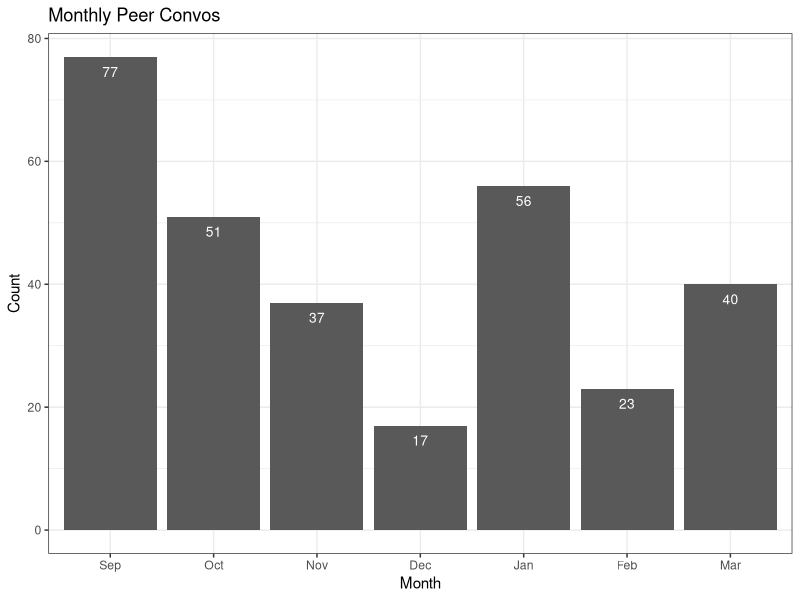
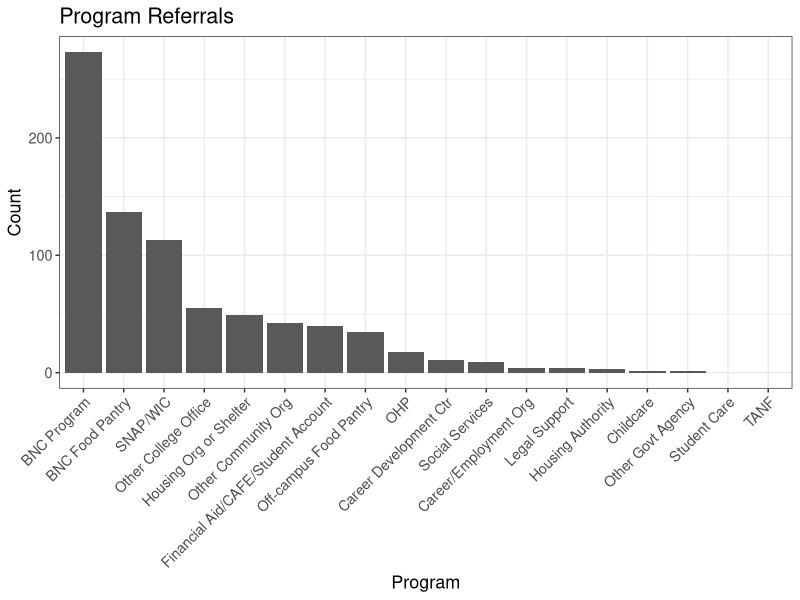
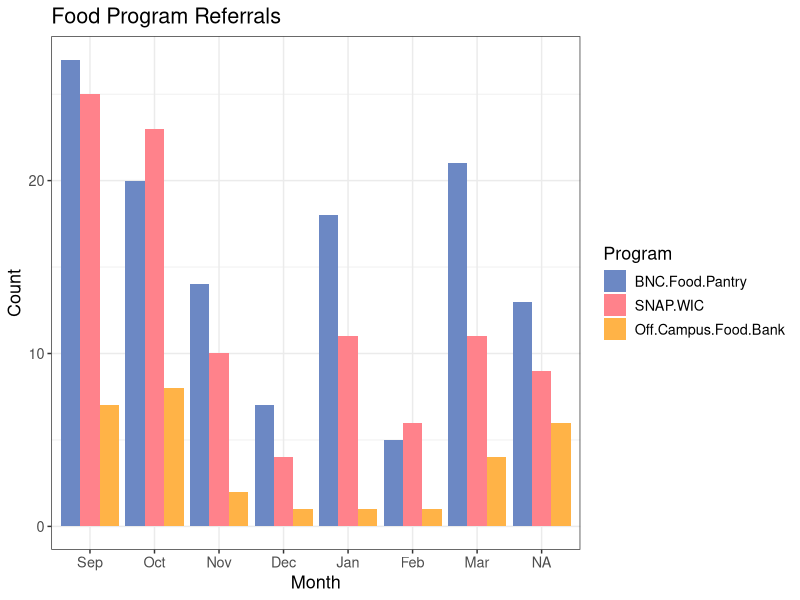
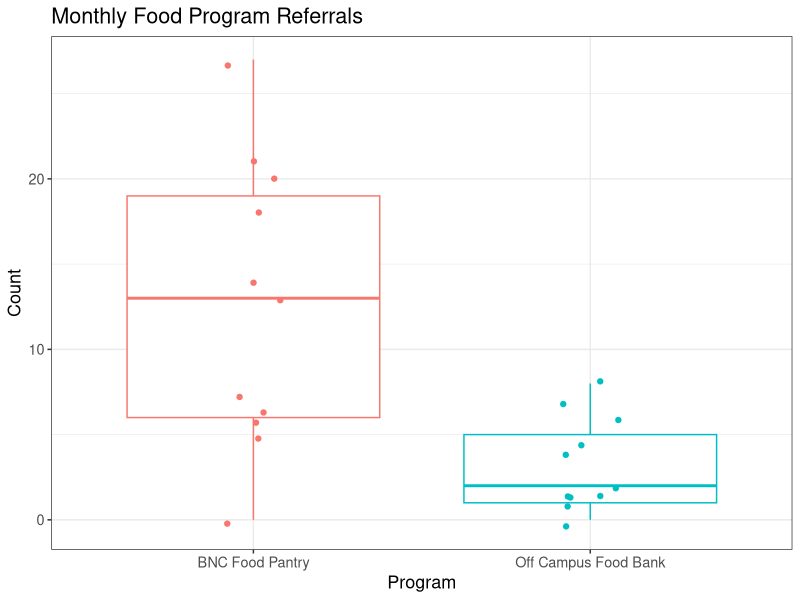
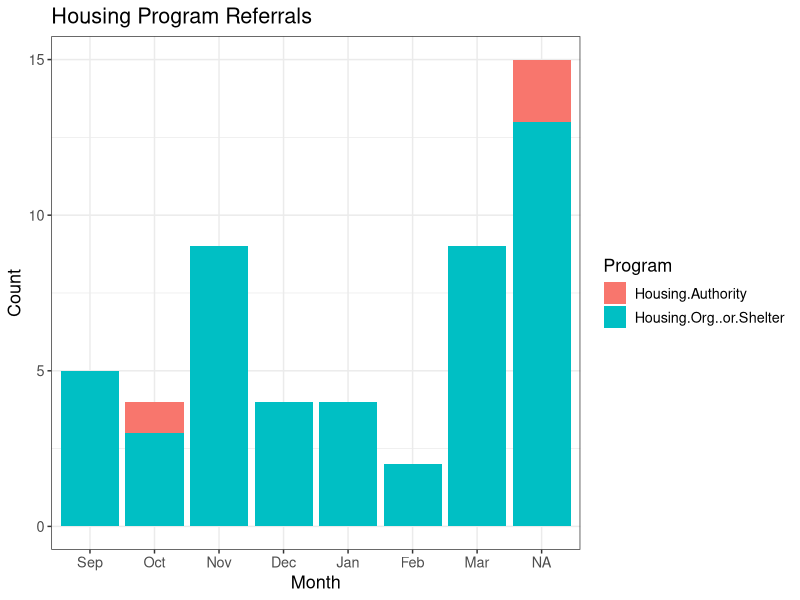
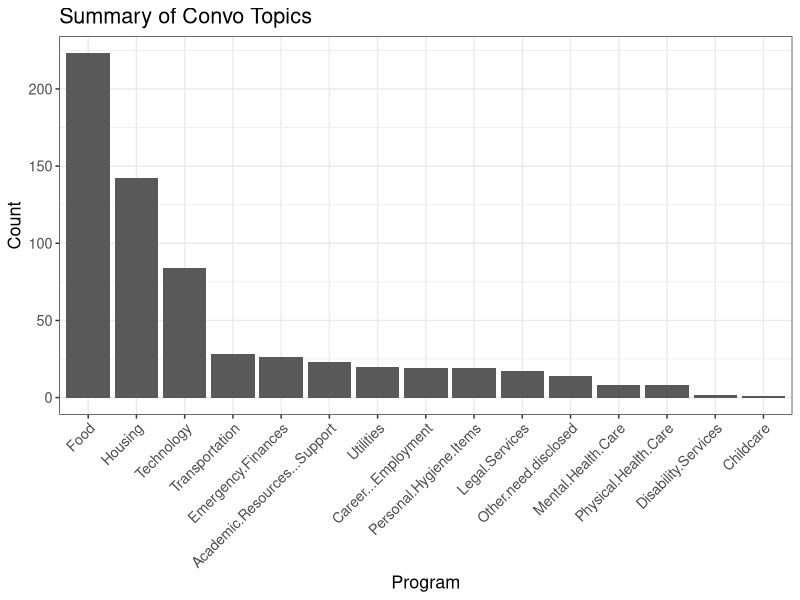
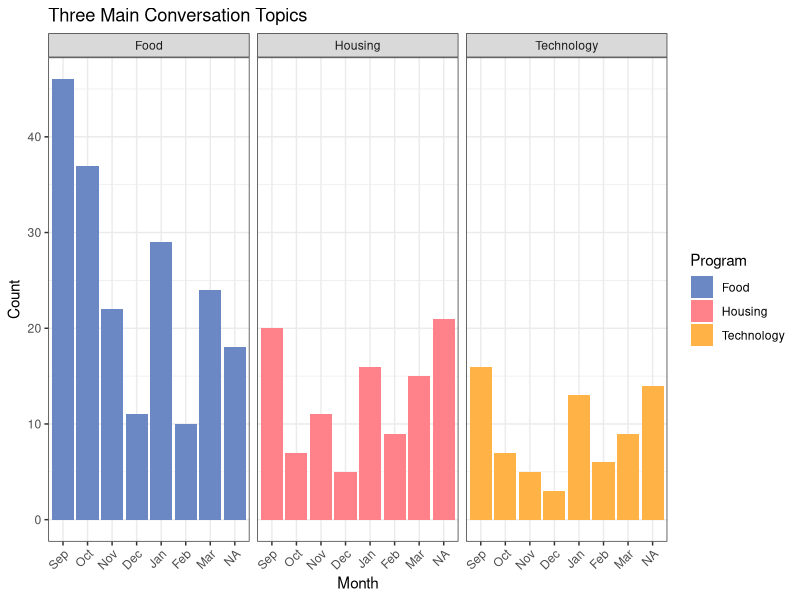

Write the R code that produced these figures, in order.
## ---- chunk 1
#| echo: false
suppressPackageStartupMessages(library(tidyverse))
## ---- chunk 2
#| echo: false
pal <- c("#6C88C4","#FF828B","#FFB347")
## ---- chunk 3
#| echo: false
referrals <- read.csv('Referrals.csv')

month_order <- c("Sep", "Oct", "Nov", "Dec", "Jan", "Feb", "Mar")

referrals <- referrals |>
  pivot_longer(cols = -1,
                names_to = 'Program',
                values_to = 'Count') |>
    rename(Month = Referral) |>
  mutate(Month = factor(Month, levels = month_order))
## ---- chunk 4
#| label: Monthly Peer Convos
#| echo: false

convo_counts = c(77, 51, 37, 17, 56, 23, 40)

convo_totals <- data.frame(Month = factor(month_order, levels = month_order), Count = convo_counts)

ggplot(convo_totals, aes(x = Month, y = Count)) +
  geom_col() +
  theme(text=element_text(size=13, family="sans")) +
  geom_text(aes(label = Count), vjust = 2, color = "white", size = 3.5) +
  theme_bw() +
  labs(
    title = 'Monthly Peer Convos'
  )
## ---- chunk 5
#| label: Summary of Referrals
#| echo: false

referral_summary <- referrals |>
  group_by(Program) |>
  summarize(Count = sum(Count)) |>
  arrange(desc(Count)) |>
  mutate(Program = factor(Program, levels = Program))

programs = c('BNC Program', 'BNC Food Pantry', 'SNAP/WIC', 'Other College Office', 'Housing Org or Shelter', 'Other Community Org', 'Financial Aid/CAFE/Student Account', 'Off-campus Food Pantry', 'OHP', 'Career Development Ctr', 'Social Services', 'Career/Employment Org', 'Legal Support', 'Housing Authority', 'Childcare', 'Other Govt Agency', 'Student Care', 'TANF')

ggplot(referral_summary, aes(x = Program, y = Count)) +
  geom_col() +
  scale_x_discrete(labels = programs) +
  theme_bw() +
  theme(axis.text.x = element_text(angle = 45, hjust = 1),
        text=element_text(size=13, family="sans")) +
  labs(
    title = 'Program Referrals'
  )
## ---- chunk 6
#| label: Food Program Referrals
#| echo: false

# Isolate the food programs
food_programs <- referrals |>
  filter(Program == c('SNAP.WIC', 'BNC.Food.Pantry', 'Off.Campus.Food.Bank')) |>
  mutate(Program = factor(Program, levels = c('BNC.Food.Pantry', 'SNAP.WIC', 'Off.Campus.Food.Bank')))
  
# Create barplot of food programs
ggplot(data = food_programs, aes(x = Month, y = Count, fill = Program)) +
  geom_col(position = 'dodge') +
  scale_fill_manual(values = pal) +
  theme_bw() +
  theme(text=element_text(size=13, family="sans")) +
  labs(
    title = 'Food Program Referrals'
  )
## ---- chunk 7
#| label: BNC vs. Outside Pantry Referrals
#| echo: false

food_pantries <- referrals |>
  filter(Program == c('Off.Campus.Food.Bank', 'BNC.Food.Pantry')) |>
  mutate(Program = factor(Program, levels = c('BNC.Food.Pantry', 'Off.Campus.Food.Bank')))

labels <- c('BNC Food Pantry', 'Off Campus Food Bank')

ggplot(food_pantries, aes(Program, Count, color = Program)) +
  geom_boxplot(outlier.shape = NA) + geom_jitter(width = 0.09) +
  theme_bw() +
  theme(text=element_text(size=13, family="sans"),
        legend.position = "none")+
  labs(
    title = 'Monthly Food Program Referrals',
  ) +
  scale_x_discrete(label = labels)
## ---- chunk 8
#| label: Housing Program Referrals
#| echo: false

# Isolate housing programs
housing_programs <- referrals |>
  filter(Program == 'Housing.Org..or.Shelter' | Program == 'Housing.Authority')

ggplot(data = housing_programs, aes(x = Month, y = Count, fill = Program)) +
  geom_col() +
  theme_bw() +
  theme(text=element_text(size=13, family="sans")) +
  labs(
    title = 'Housing Program Referrals'
  )
## ---- chunk 9
#| echo: false
topics <- read.csv('Topics.csv')

topics <- topics |>
  pivot_longer(cols = -1,
                names_to = 'Program',
                values_to = 'Count') |>
    rename(Month = Topic) |>
    mutate(Month = factor(Month, levels = month_order))

## ---- chunk 10
#| label: Summary of Topics
#| echo: false

topics_summary <- topics |>
  group_by(Program) |>
  summarize(Count = sum(Count)) |>
  arrange(desc(Count)) |>
  mutate(Program = factor(Program, levels = Program))

ggplot(topics_summary, aes(x = Program, y = Count)) +
  geom_col() +
  theme_bw() +
  theme(axis.text.x = element_text(angle = 45, hjust = 1),
        text=element_text(size=13, family="sans")) +
  labs(
    title = 'Summary of Convo Topics'
  )
## ---- chunk 11
#| label: Three Main Conversation Topics
#| echo: false

top3 <- topics |>
  filter(Program == 'Food' | Program == 'Housing' | Program == 'Technology')

ggplot(top3, aes(x = Month, y = Count, fill = Program)) +
  geom_bar(stat = "identity", position = "dodge") +
  facet_wrap(~Program) +
  scale_fill_manual(values = pal) +
  theme_bw() +
  theme(axis.text.x = element_text(angle = 45, hjust = 1),
    text=element_text(size=11, family="sans")) +
  labs(
    title = 'Three Main Conversation Topics'
  )
